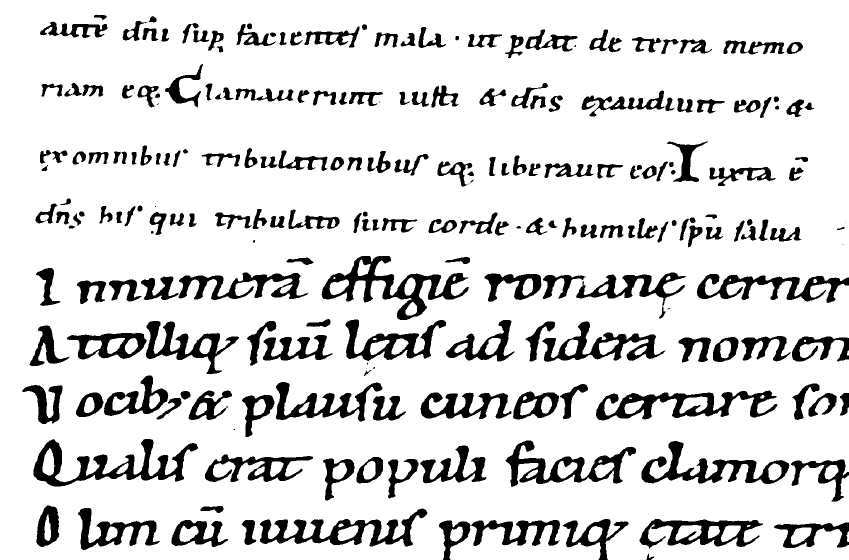
#> input picture binary_hetero_doc.png, 1697 x 1120 px (shown at 1/2 size)
$ python -i ExtractLines.py   (imports and definitions only)
#> lines starting #> are read from the running program, lines starting #| are printed output that depends on the picture; after the words box and inside, x2 and y2 are one past the last pixel; in counts of white or black regions, pixels touching at a corner belong together
### estimateBinaryHeight.py
from scipy.ndimage import label as bwlabel
from skimage.measure import regionprops
import numpy as np
import statistics

from skimage.morphology import reconstruction


def estimateBinaryHeight(binary, margins, ths_hight=200, ths_low=10):
    cleanBin = clear_margins(binary, margins)
    L, _ = bwlabel(np.transpose(cleanBin), np.ones((3,3)))
    L = np.transpose(L)
    props = regionprops(L)
    height = []
    for prop in props:
        h = prop.bbox[2] - prop.bbox[0]
        if ths_low <= h <= ths_hight:
            height.append(prop.bbox[2] - prop.bbox[0])

    mu = statistics.mean(height)
    sigma = statistics.stdev(height)
    lower = mu / 2
    upper = (mu + sigma / 2) / 2

    return lower, upper


def clear_margins(binary, margins):
    if margins == 0:
        return binary
    else:
        L, _ = bwlabel(binary, np.ones((3,3)))
        row, col = binary.shape
        central_row = int(np.floor(row * margins))
        central_col = int(np.floor(col * margins))
        mask = np.full((row, col), False)
        mask[central_row: -central_row, central_col: -central_col] = True
        return reconstruction(np.logical_and(L > 0, mask), L > 0)

### filterDocument.py
import numpy as np
from applyFilters import applyFilters
def filterDocument(im,scales):
   # im = np.uint8(im) * 255
    sz = [len(im),len(im[0])]


    orientation_map = np.full((1, sz[0]*sz[1]), -np.inf)
    response_map = np.full((2, sz[0]*sz[1]), -np.inf)
    scales_res = np.full((1, sz[0]*sz[1]), -np.inf)

    eta = 3
    gamma =2

    for scale in scales:
        [orientation, response] = applyFilters(im, sz, scale)
        flat_response = np.matrix(response).flatten()
        response_map[1] = (scale * scale * eta) ** (gamma/2)*flat_response

        val = np.amax(response_map, 0)

        loc = np.argmax(response_map, 1)

        response_map[0]= val
        indexesOfLoc1 = np.where(loc == 1)[0].tolist()

        for index in indexesOfLoc1:
            orientation_map[index] = orientation[index]
            scales_res[index] = scale


    mat_size = (sz[0],sz[1])
    max_orientation = np.array(orientation_map).reshape(mat_size)
    scales_res = np.array(scales_res).reshape(mat_size)
    flat_response_map = np.matrix(response_map[0]).flatten()
    max_response = flat_response_map.reshape(mat_size)


    return [max_orientation, scales_res, max_response]

### LineExtraction.py
from filterDocument import *
from scipy.ndimage import label as bwlabel
from BuildTreeLayer import BuildTreeLayer
import cv2
from approximateUsingPiecewiseLinear import approximateUsingPiecewiseLinear
def LineExtraction(I, scales):
    _,_, max_response = filterDocument(I,scales)


    max_scale = max(scales)
    endThs = 50
    beginThs = findRootThreshold(max_response, endThs)
    Threshholds = np.arange(beginThs, endThs, 1)
    linesMask = TraverseTree(max_response, Threshholds, max_scale)
    return linesMask

# [60 lines left out: functions TraverseTree, findRootThreshold, not called in this run]

### applyFilters.py
import numpy as np
from anigauss.ani import anigauss
def applyFilters(inImage,sz, scale,theta = 0,eta =3):
       # inImage = inImage * 255
        response = anigauss(inImage,scale, eta*scale, theta,2,0)
        res = (np.ones((sz[0],sz[1]), dtype=int)).tolist()
        return [res, response]

### utils/debugble_decorator.py
import logging
import os
import time
from functools import wraps
from os import listdir
import numpy as np

import matplotlib.pyplot as plt

from utils.MetricLogger import MetricLogger, Singleton

DEFAULT_CACHE_PATH = os.path.join(os.path.abspath(os.getcwd()), "numpy_cache")
GLOBAL_VERSION_MAPPING = {}


class CacheSwitch(metaclass=Singleton):
    def __init__(self):
        super().__init__()
        self.value = True

class PartialImageSwitch(metaclass=Singleton):
    def __init__(self):
        super().__init__()
        self.value = True


def timed(lgnm=None, agregated=False, log_max_runtime=False, verbose=False):
    def inner_function(func):
        # [17 lines left out: function wrapper, not called in this run]

        return wrapper

    return inner_function


def partial_image(index_of_output, name, binarize_image=True):
    def inner_function(func):
        # [15 lines left out: function wrapper, not called in this run]

        return wrapper

    return inner_function


def numpy_cached(func):
    # [22 lines left out: function wrapper, not called in this run]

    return wrapper


# [29 lines left out: functions pack_value, unpack_npz, not called in this run]

### ExtractLines.py
import json
import os

from skimage import measure

from estimateBinaryHeight import *
from LineExtraction import *
from PostProcessByMRF import *
from skimage.color import label2rgb
import argparse

from extractors.MultiSkewExtractor import MultiSkewExtractor
from utils.debugble_decorator import DEFAULT_CACHE_PATH, CacheSwitch, PartialImageSwitch


def extract_lines(image_path, mask_path=None):
    # Load a color image in grayscale
#> called with image_path = 'binary_hetero_doc.png'
    I = cv2.imread(image_path, 0)
#> I: shape (1120, 1697); 85.5% white; 229 black regions (15 under 20 px), largest, box (x1, y1, x2, y2) and area: (643, 512, 938, 640) 10366, (67, 878, 396, 973) 9608, (1192, 781, 1555, 841) 8503
    bin = cv2.bitwise_not(I)
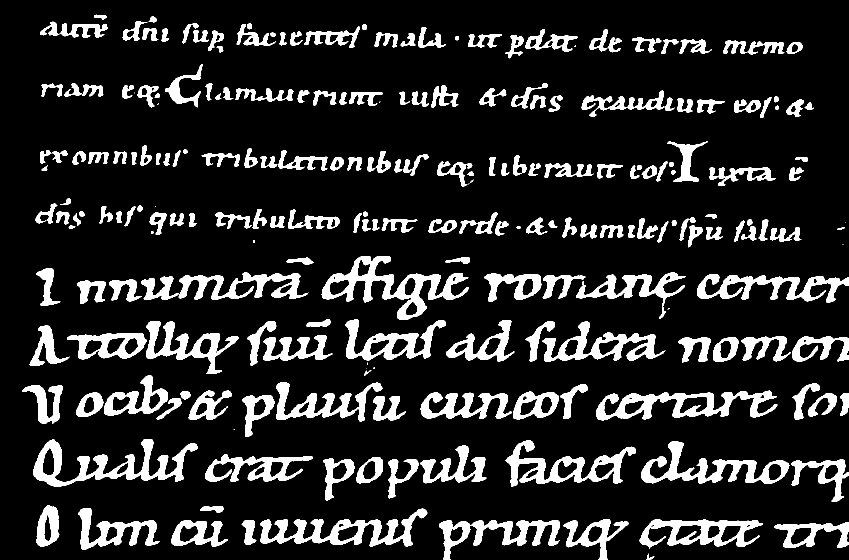
#> bin: shape (1120, 1697) (shown at 1/2 size); 14.5% white; 229 white regions (15 under 20 px)
    charRange = estimateBinaryHeight(bin, 0)
#> in estimateBinaryHeight, `L, _ = bwlabel(np.transpose(cleanBin), np.ones((3,3)))`:
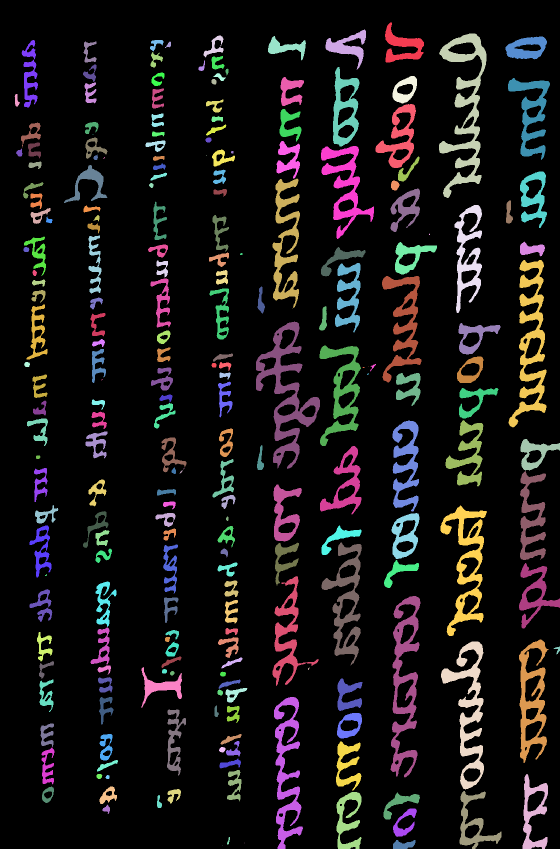
#> L: shape (1697, 1120) int32 (shown at 1/2 size); 230 distinct labels, from 0 to 229; one colour per label, 0 black
#> in estimateBinaryHeight, `L = np.transpose(L)`:
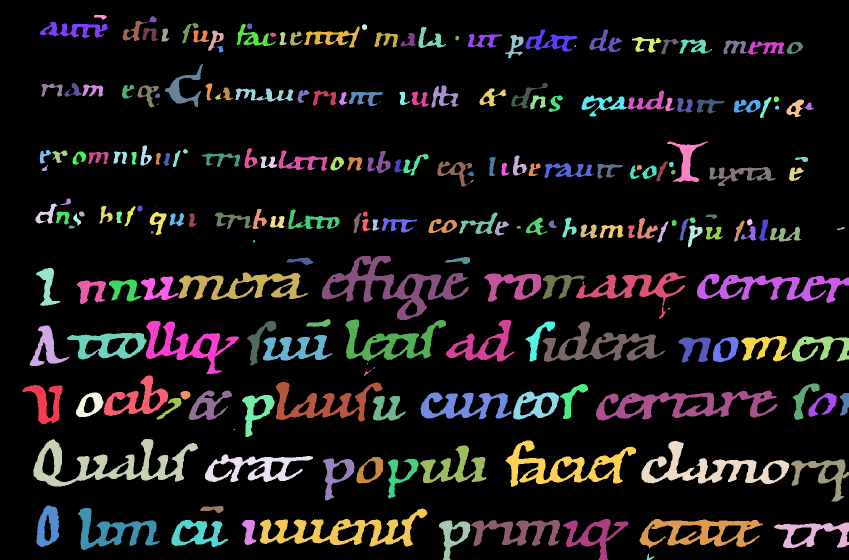
#> L: shape (1120, 1697) int32 (shown at 1/2 size); 230 distinct labels, from 0 to 229; one colour per label, 0 black
#> in estimateBinaryHeight, `props = regionprops(L)`: props = 229 regions; largest, box (x1, y1, x2, y2) and area: (643, 512, 938, 640) 10366, (67, 878, 396, 973) 9608, (1192, 781, 1555, 841) 8503, (520, 1017, 855, 1093) 8450, (1283, 882, 1579, 968) 7603
#> the loop in estimateBinaryHeight, `for prop in props:` made 229 passes
#> h on passes 1 to 3: 78, 81, 95
#> after the loop in estimateBinaryHeight, `for prop in props:`: height = 202 values, max 128 at index 86, min 10 at index 20, mean 40.26
#> in estimateBinaryHeight, `mu = statistics.mean(height)`: mu = 40.26
#> in estimateBinaryHeight, `sigma = statistics.stdev(height)`: sigma = 22.39
#> in estimateBinaryHeight, `lower = mu / 2`: lower = 20.13
#> in estimateBinaryHeight, `upper = (mu + sigma / 2) / 2`: upper = 25.73
#> charRange = (20.13, 25.73)
    if mask_path is None:
        LineMask = LineExtraction(I, charRange)
#> in filterDocument, `sz = [len(im),len(im[0])]`: sz = [1120, 1697]
#> the loop in filterDocument, `for scale in scales:` made 1 pass
#> scale on pass 1: 20.13
        cv2.imwrite("images/mask.png", LineMask * 255)
        LineMask = np.logical_not(LineMask)
        LineMask = LineMask.astype(np.uint)
    else:
        LineMask = cv2.imread(mask_path, 0)
        LineMask = cv2.bitwise_not(LineMask)

    L, num = bwlabel(bin)
    result, Labels, newLines = post_process_by_mfr(L, num, LineMask, charRange)
    r = label2rgb(result, bg_color=(0, 0, 0))
    cv2.imshow('image', r)
    cv2.waitKey(0)
    cv2.destroyAllWindows()
    result_dict = {}
    for prop in regionprops(result.astype(np.int32).copy(order='C')):
        contours = measure.find_contours(prop.convex_image * 255, 1)
        result_dict[prop.label] = []
        for n, contour in enumerate(contours):
            contour[:] = contour[:] + prop.bbox[:2]
            result_dict[prop.label].append(contour.tolist())

    json_result = json.dumps(result_dict)
    with open('straight_line_result.json', 'w') as f:
        json.dump(json_result, f)
    print("file straight_line_result.json is ready!")


def multi_skew_line_extraction(image_path, mask_path=None):
    angles = np.arange(0, 155, 25)
    multi_extractor = MultiSkewExtractor(image_path)
    result = multi_extractor.extract_lines(angles)
    with open('multi_skew_result.json', 'w') as f:
        json.dump(result, f)
    print("file multi_skew_result.json is ready!")


def prepare_cache(with_cache=False, reset_cache=False):
    CacheSwitch().value = with_cache
    path_to_cache = DEFAULT_CACHE_PATH
    if reset_cache:
        for filename in os.listdir(path_to_cache):
            file_path = os.path.join(path_to_cache, filename)
            try:
                if os.path.isfile(file_path) or os.path.islink(file_path):
                    os.unlink(file_path)
            except Exception as e:
                print('Failed to delete %s. Reason: %s' % (file_path, e))


extractors = {
    "MultiSkew": multi_skew_line_extraction,
    "ExtractLines": extract_lines
}

# [15 lines not run here, left out]

#> (the run stopped early here; a loop or call above may not have finished)

$ run again, on 101.tif
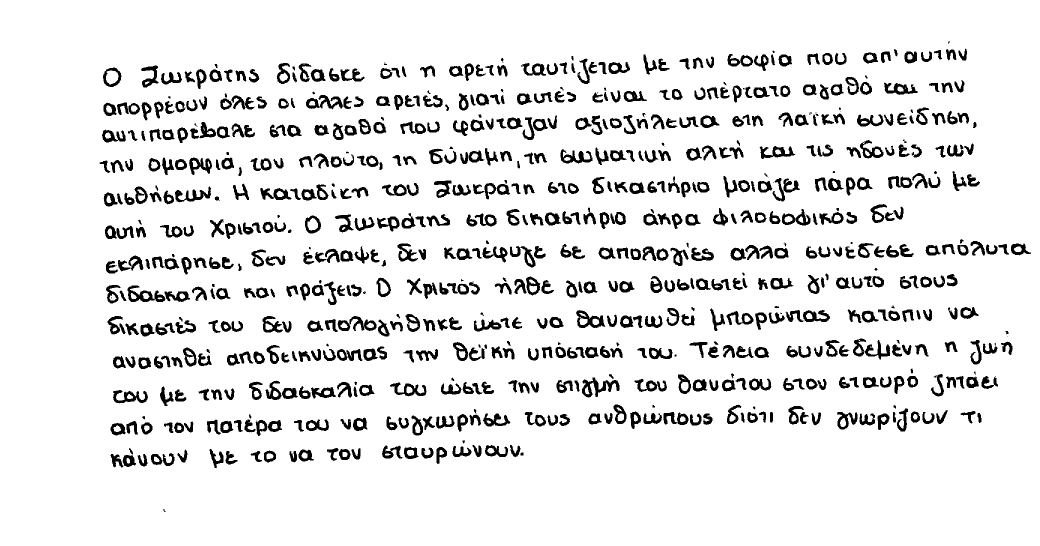
#> input picture 101.tif, 2079 x 1091 px (shown at 1/2 size)
#> I: shape (1091, 2079); 90.4% white; 770 black regions (43 under 20 px), largest, box (x1, y1, x2, y2) and area: (1164, 755, 1239, 795) 1219, (255, 571, 331, 604) 1118, (675, 632, 753, 662) 1021
#> bin: shape (1091, 2079); 9.6% white; 770 white regions (43 under 20 px)
#> in estimateBinaryHeight, `L, _ = bwlabel(np.transpose(cleanBin), np.ones((3,3)))`:
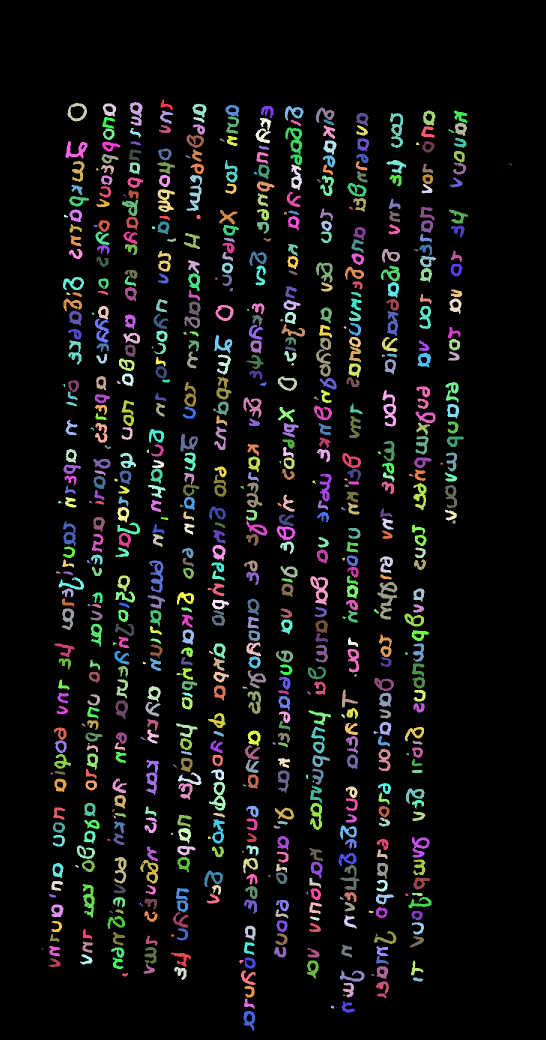
#> L: shape (2079, 1091) int32 (shown at 1/2 size); 771 distinct labels, from 0 to 770; one colour per label, 0 black
#> in estimateBinaryHeight, `L = np.transpose(L)`:
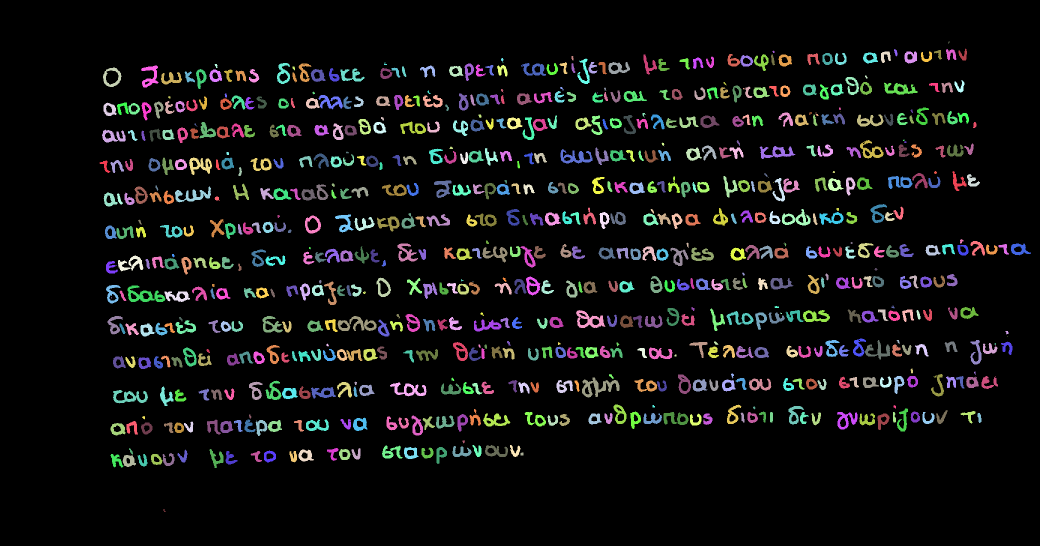
#> L: shape (1091, 2079) int32 (shown at 1/2 size); 771 distinct labels, from 0 to 770; one colour per label, 0 black
#> props = 770 regions; largest, box (x1, y1, x2, y2) and area: (1164, 755, 1239, 795) 1219, (255, 571, 331, 604) 1118, (675, 632, 753, 662) 1021, (1152, 620, 1211, 656) 954, (226, 780, 296, 807) 885
#> the loop in estimateBinaryHeight, `for prop in props:` made 770 passes
#> h on passes 1 to 3: 25, 26, 39
#> after the loop in estimateBinaryHeight, `for prop in props:`: height = 667 values, max 51 at index 375, min 10 at index 33, mean 25.43
#> mu = 25.43
#> sigma = 5.85
#> lower = 12.72
#> upper = 14.18
#> charRange = (12.72, 14.18)
#> sz = [1091, 2079]
#> the loop in filterDocument, `for scale in scales:` made 1 pass
#> scale on pass 1: 12.72
